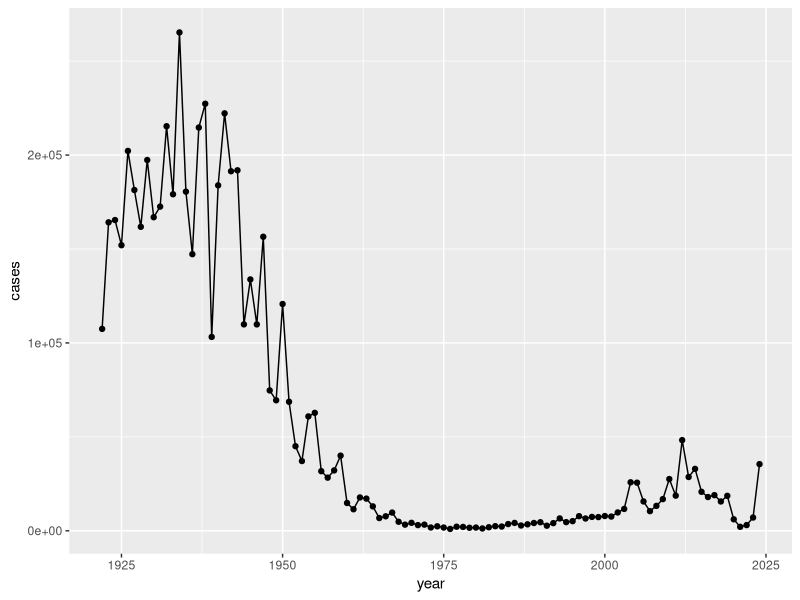
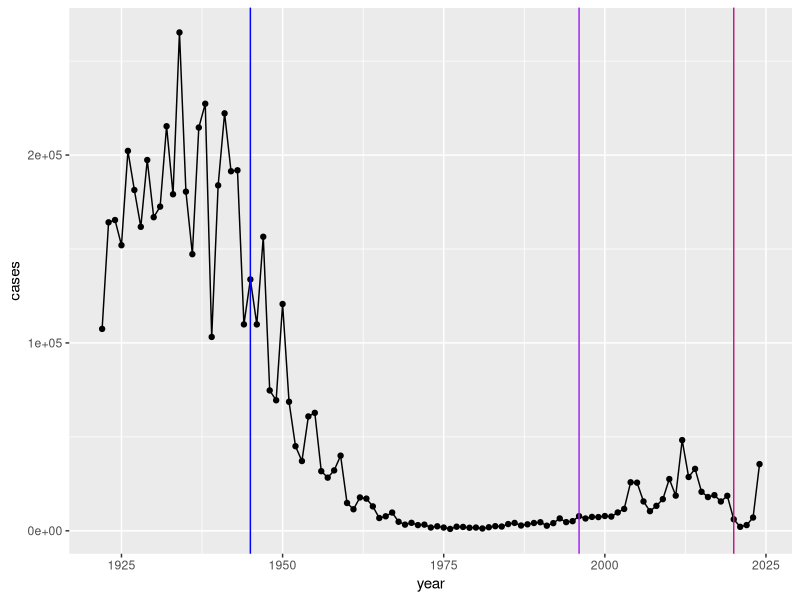

Source code (R) for these figures, in order: (Note: this script raises an error after producing the figures.)
## ---- chunk 1
cdc<- data.frame(
                       year = c(1922L,
                                   1923L,1924L,1925L,1926L,1927L,1928L,
                                   1929L,1930L,1931L,1932L,1933L,1934L,1935L,
                                   1936L,1937L,1938L,1939L,1940L,1941L,
                                   1942L,1943L,1944L,1945L,1946L,1947L,1948L,
                                   1949L,1950L,1951L,1952L,1953L,1954L,
                                   1955L,1956L,1957L,1958L,1959L,1960L,
                                   1961L,1962L,1963L,1964L,1965L,1966L,1967L,
                                   1968L,1969L,1970L,1971L,1972L,1973L,
                                   1974L,1975L,1976L,1977L,1978L,1979L,1980L,
                                   1981L,1982L,1983L,1984L,1985L,1986L,
                                   1987L,1988L,1989L,1990L,1991L,1992L,1993L,
                                   1994L,1995L,1996L,1997L,1998L,1999L,
                                   2000L,2001L,2002L,2003L,2004L,2005L,
                                   2006L,2007L,2008L,2009L,2010L,2011L,2012L,
                                   2013L,2014L,2015L,2016L,2017L,2018L,
                                   2019L,2020L,2021L,2022L,2023L, 2024L),
  cases = c(107473,
                                   164191,165418,152003,202210,181411,
                                   161799,197371,166914,172559,215343,179135,
                                   265269,180518,147237,214652,227319,103188,
                                   183866,222202,191383,191890,109873,
                                   133792,109860,156517,74715,69479,120718,
                                   68687,45030,37129,60886,62786,31732,28295,
                                   32148,40005,14809,11468,17749,17135,
                                   13005,6799,7717,9718,4810,3285,4249,
                                   3036,3287,1759,2402,1738,1010,2177,2063,
                                   1623,1730,1248,1895,2463,2276,3589,
                                   4195,2823,3450,4157,4570,2719,4083,6586,
                                   4617,5137,7796,6564,7405,7298,7867,
                                   7580,9771,11647,25827,25616,15632,10454,
                                   13278,16858,27550,18719,48277,28639,
                                   32971,20762,17972,18975,15609,18617,6124,
                                   2116,3044,7063, 35493)
)
## ---- chunk 2
library(ggplot2)

ggplot(cdc)+
  aes(year, cases)+
  geom_point()+
  geom_line()
## ---- chunk 3
ggplot(cdc)+
  aes(year, cases)+
  geom_point()+
  geom_line()+
  geom_vline(xintercept=1945, col="blue")+
  geom_vline(xintercept=1996, col="purple")+
  geom_vline(xintercept=2020, col="#C11C84")

## ---- chunk 4
library(jsonlite)
subject <- read_json("https://www.cmi-pb.org/api/subject", simplifyVector = TRUE) 
head(subject)
## ---- chunk 5
nrow(subject)
## ---- chunk 6
table(subject$infancy_vac)
## ---- chunk 7
table(subject$biological_sex)
## ---- chunk 8
table(subject$race, subject$biological_sex)
## ---- chunk 9
specimen <- read_json("https://www.cmi-pb.org/api/v5_1/specimen",
                      simplifyVector = TRUE)
ab_data <- read_json("https://www.cmi-pb.org/api/v5_1/plasma_ab_titer",
                     simplifyVector = TRUE)
## ---- chunk 10
head(specimen)
## ---- chunk 11
library(dplyr)
meta <- inner_join(subject, specimen)
head(meta)
## ---- chunk 12
head(ab_data)
## ---- chunk 13
abdata <- inner_join(ab_data, meta)
head(abdata)
## ---- chunk 14
dim(abdata)
## ---- chunk 15
table(abdata$isotype)
## ---- chunk 16
table(abdata$antigen)
## ---- chunk 17
ggplot(abdata)+
  aes(MFI, antigen)+
  geom_boxplot()
## ---- chunk 18
ggplot(abdata)+
  aes(MFI, antigen, col=infancy_vac)+
  geom_boxplot()
## ---- chunk 19
igg<-abdata |> filter(isotype== "IgG")
head(igg)
## ---- chunk 20
ggplot(igg)+
  aes(MFI_normalised, antigen, col=infancy_vac)+
  geom_boxplot()+
  facet_wrap(~visit)
## ---- chunk 21
table(igg$dataset)
## ---- chunk 22
pt_igg<- abdata |>
  filter(isotype=="IgG", antigen== "PT", dataset=="2021_dataset")
## ---- chunk 23
dim(pt_igg)
## ---- chunk 24
ggplot(pt_igg)+
  aes(actual_day_relative_to_boost, MFI_normalised, col=infancy_vac, group=subject_id)+
  geom_point()+ 
  geom_line()+
  theme_bw()+
  geom_vline(xintercept=0, col="black")+
  geom_vline(xintercept=14, col="black")
